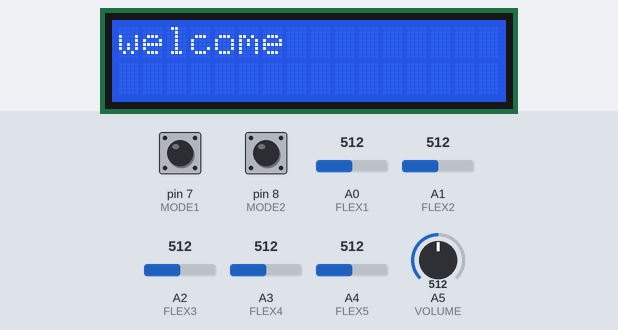
Simulated run of this sketch. Board: Arduino Uno, built with avr-gcc and run on an emulated ATmega328P. Parts: 16×2 character LCD. The inputs (shaded band) are chosen by the test bench; at power-on: pin 7 (MODE1) LOW, pin 8 (MODE2) LOW, A0 (FLEX1) = 512, A1 (FLEX2) = 512, A2 (FLEX3) = 512, A3 (FLEX4) = 512, A4 (FLEX5) = 512, A5 (VOLUME) = 512. The audio player accepts every command and is not drawn; what the sketch prints to the serial monitor is not drawn.

Above: at 3.7 s.
3.8 s: pin 7 (MODE1) pulled HIGH for 0.15 s
At 4.7 s:
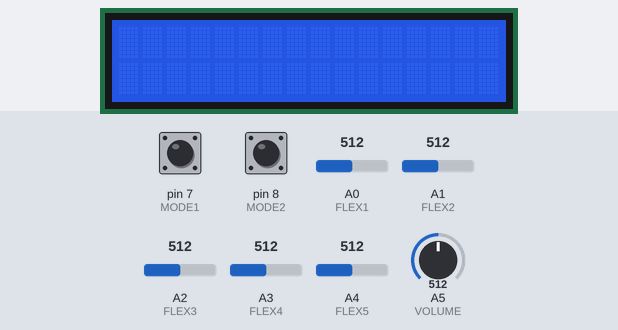
Timing chart, 0 to 6.8 s (numbered marks = the images above; inputs shaded):
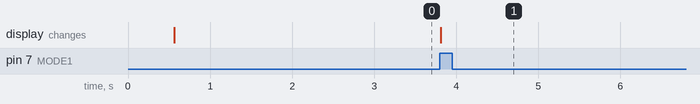

Measured:
- after the input at 3.8 s, the display: changes at once (image 1)

The sketch:

Vani_UNO.ino
```cpp
#include <LiquidCrystal.h>
#include <SoftwareSerial.h>
#include <DFRobotDFPlayerMini.h>
#define FLEX1 A0
#define FLEX2 A1
#define FLEX3 A2
#define FLEX4 A3
#define FLEX5 A4
#define MODE1 7
#define MODE2 8
#define VOLUME A5
#define TRIGGER 13
const int rs = 12, en = 6, d4 = 5, d5 = 4, d6 = 3, d7 = 2;
LiquidCrystal lcd(rs, en, d4, d5, d6, d7);
SoftwareSerial mySoftwareSerial(10, 11); // RX, TX
DFRobotDFPlayerMini myDFPlayer;
void setup() {
  // put your setup code here, to run once:
  pinMode(MODE1, INPUT);
  pinMode(MODE2, INPUT);
  pinMode(FLEX1, INPUT);
  pinMode(FLEX2, INPUT);
  pinMode(FLEX3, INPUT);
  pinMode(FLEX4, INPUT);
  pinMode(FLEX5, INPUT);
  pinMode(VOLUME,INPUT);
  pinMode(TRIGGER, OUTPUT);

  Serial.begin(115200);
  mySoftwareSerial.begin(9600);
  Serial.begin(115200);

  Serial.println();
  Serial.println(F("DFRobot DFPlayer Mini Demo"));
  Serial.println(F("Initializing DFPlayer ... (May take 3~5 seconds)"));

  if (!myDFPlayer.begin(mySoftwareSerial)) {  //Use softwareSerial to communicate with mp3.
    Serial.println(F("Unable to begin:"));
    Serial.println(F("1.Please recheck the connection!"));
    Serial.println(F("2.Please insert the SD card!"));
    while(true){
      delay(0); // Code to compatible with ESP8266 watch dog.
    }
  }
  Serial.println(F("DFPlayer Mini online."));

  lcd.begin(16,2);
  lcd.print("welcome");
  delay(2000);

}

void loop() {
  // put your main code here, to run repeatedly:

  int gestureArray[32][5] = {
  {1, 1, 1, 1, 1}, // No Gesture
  {1, 1, 1, 1, 0}, //B
  {1, 1, 1, 0, 1}, //C
  {1, 1, 1, 0, 0}, //D
  {1, 1, 0, 1, 1}, //E
  {1, 1, 0, 1, 0}, //F
  {1, 1, 0, 0, 1}, //G
  {1, 1, 0, 0, 0}, //H
  {1, 0, 1, 1, 1}, //I
  {1, 0, 1, 1, 0}, //J
  {1, 0, 1, 0, 1}, //K
  {1, 0, 1, 0, 0}, //L
  {1, 0, 0, 1, 1}, //M
  {1, 0, 0, 1, 0}, //N
  {1, 0, 0, 0, 1}, //O
  {1, 0, 0, 0, 0}, //P
  {0, 1, 1, 1, 1}, //Q
  {0, 1, 1, 1, 0}, //R
  {0, 1, 1, 0, 1}, //S
  {0, 1, 1, 0, 0}, //T
  {0, 1, 0, 1, 1}, //U
  {0, 1, 0, 1, 0}, //V
  {0, 1, 0, 0, 1}, //W
  {0, 1, 0, 0, 0}, //X
  {0, 0, 1, 1, 1}, //Y
  {0, 0, 1, 1, 0}, //Z
  {0, 0, 1, 0, 1}, //1
  {0, 0, 1, 0, 0}, //2
  {0, 0, 0, 1, 1}, //3
  {0, 0, 0, 1, 0}, //4
  {0, 0, 0, 0, 1}, //5
  {0, 0, 0, 0, 0}, //A
};

String characterArray[32] = {
  " ",
  "B",
  "C",
  "D",
  "E",
  "F",
  "G",
  "H",
  "I",
  "J",
  "K",
  "L",
  "M",
  "N",
  "O",
  "P",
  "Q",
  "R",
  "S",
  "T",
  "U",
  "V",
  "W",
  "X",
  "Y",
  "Z",
  "1",
  "2",
  "3",
  "4",
  "5",
  "A"
};
String wordArray[32] = {
  " ",
  "Calm",
  "Sick",
  "Weapon",
  "Police",
  "Direction",
  "Yes",
  "Help Me!!",
  "Call",
  "Water",
  "Thank You!!",
  "Male",
  "Female",
  "Transport",
  "No",
  "Me",
  "Hi, Hello!!",
  "Food",
  "Good",
  "Blessed",
  "Danger!!",
  "Hospital Emergency!!",
  "Animal",
  "You",
  "Beautiful",
  "Small",
  "Bad",
  "Angry",
  "Big",
  "Like It!!",
  "Washroom",
  "Stop/ Hold/ Wait!!"
};

   int soundVolume=analogRead(VOLUME);
   soundVolume=map(soundVolume,0,1023,0,30);
   soundVolume=constrain(soundVolume,0,30);
   myDFPlayer.volume(soundVolume);
  int flex1 = analogRead(FLEX1);
  int flex2 = analogRead(FLEX2);
  int flex3 = analogRead(FLEX3);
  int flex4 = analogRead(FLEX4);
  int flex5 = analogRead(FLEX5);

  if(flex1 <= 500){
    flex1 = 0;
  }
  else{
    flex1 = 1;
  }

  if(flex2 <= 500){
    flex2 = 0;
  }
  else{
    flex2 = 1;
  }

  if(flex3 <= 500){
    flex3 = 0;
  }
  else{
    flex3 = 1;
  }

  if(flex4 <= 500){
    flex4 = 0;
  }
  else{
    flex4 = 1;
  }

  if(flex5 <= 500){
    flex5 = 0;
  }
  else{
    flex5 = 1;
  }
  int gestureNumber;
  for(int i = 0; i < 32; i++){
    if(flex1 == gestureArray[i][0] && flex2 == gestureArray[i][1] && flex3 == gestureArray[i][2] && flex4 == gestureArray[i][3] && flex5 == gestureArray[i][4]){
      gestureNumber = i;
    }
  }

 if(digitalRead(MODE1)==HIGH)
 { Serial.println(characterArray[gestureNumber]);
  lcd.clear();
  lcd.print(characterArray[gestureNumber]);
  myDFPlayer.play(gestureNumber);
  delay(3000);

 }
 if(digitalRead(MODE2)==HIGH)
 { Serial.println(wordArray[gestureNumber]);
  lcd.clear();
  lcd.print(wordArray[gestureNumber]);
  if(gestureNumber == 8){
    digitalWrite(TRIGGER, HIGH);
  }
  else{
    digitalWrite(TRIGGER, LOW );
  }
 if(gestureNumber != 0){
  gestureNumber+=31;
 myDFPlayer.play(gestureNumber);
  }
  delay(3000);

 }
}
```
